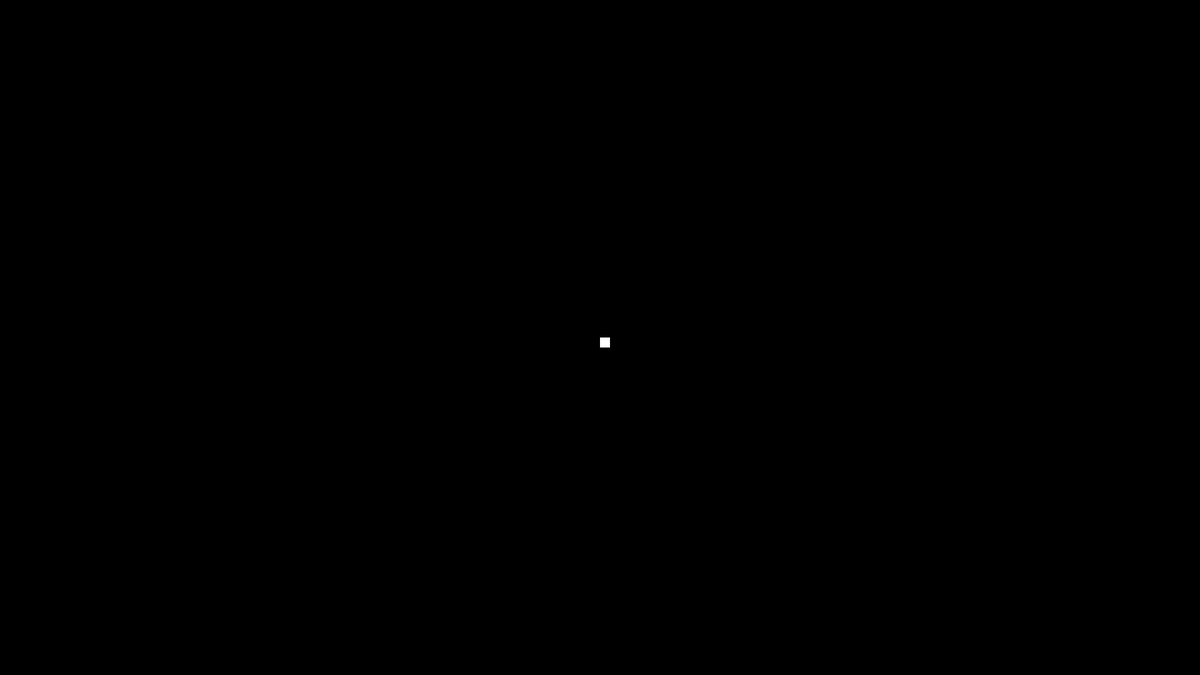
Frame 1 (no input)
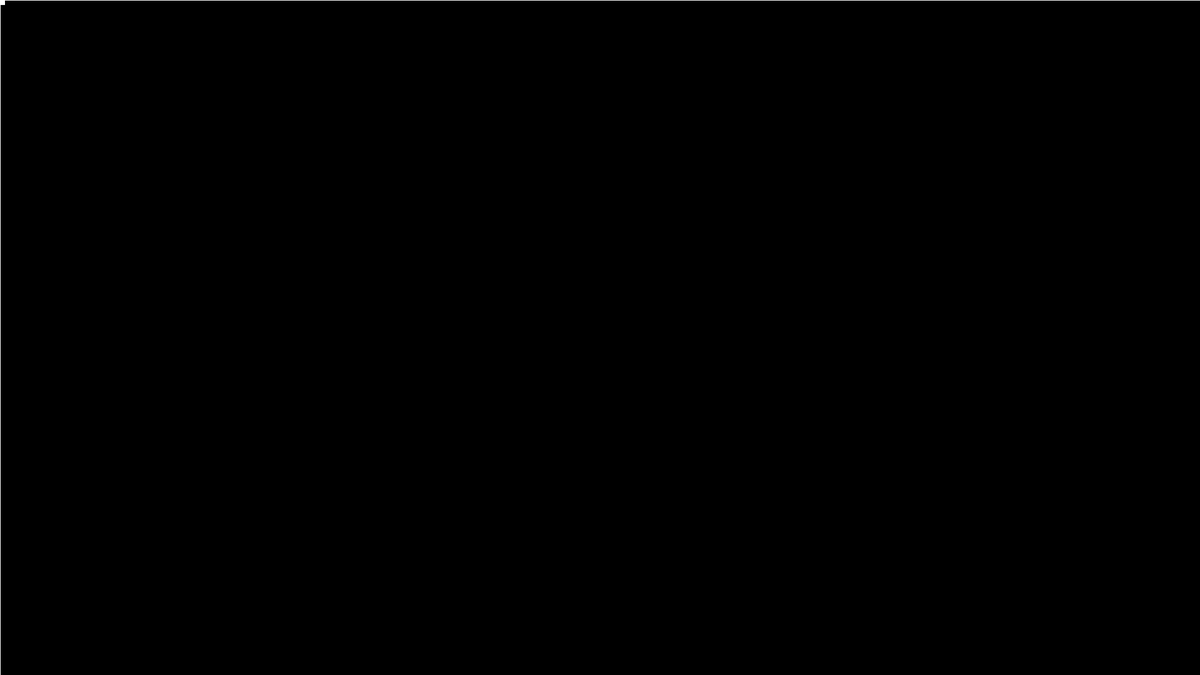
Frame 60 (the mouse pressed at the canvas centre just before this capture)
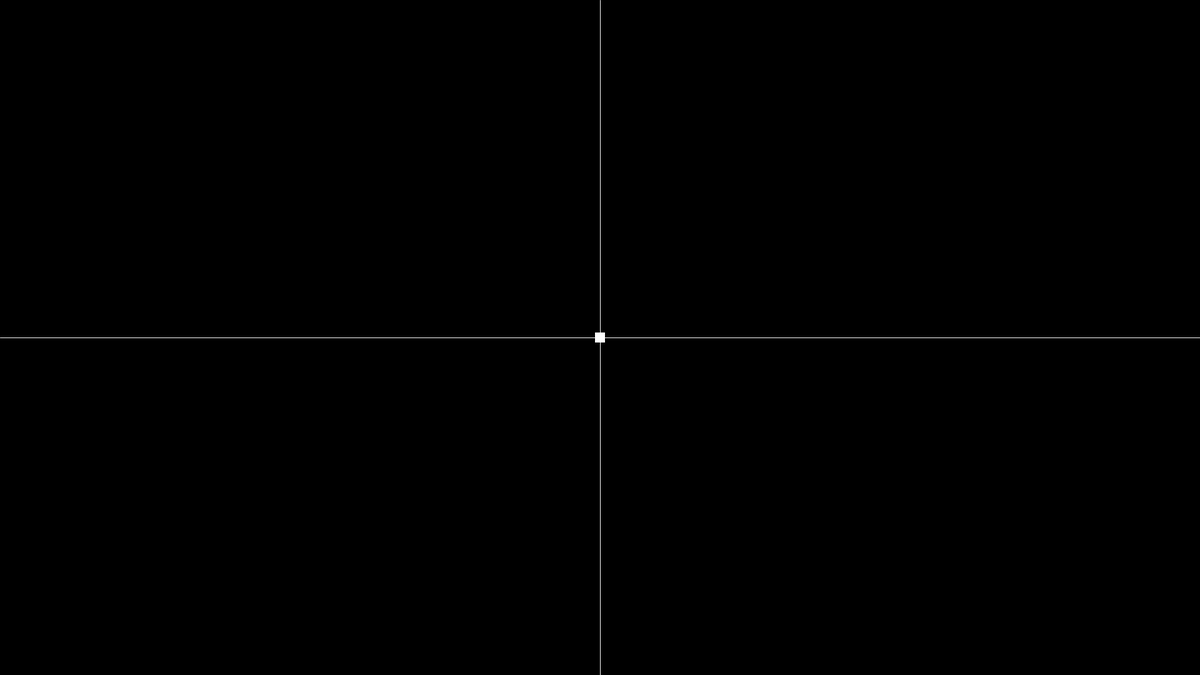
Frame 120 (the mouse held since frame 60 and released just before this capture)

The Processing sketch that drew these frames (run headless with seeded random() and noise(); from frame 60 on, the mouse is pressed at the canvas centre):

// Processing sketch: Line_PID_Idea
// ── Line_PID_Idea.pde
double xPos = 960;
double yPos = 540;
double xSpeed = 0;
double ySpeed = 0;

double kP = 0.2;
double kI = 0.0;
double kD = 0.01;

double integralY = 0;
double derivativeY = 0;

double integralX = 0;
double derivativeX = 0;

double errorY = 0;
double error_prevY = 0;

double errorX = 0;
double error_prevX = 0;

int framerate = 60;
void setup(){
  size(1920,1080);
  frameRate(framerate);
}
void draw(){
double xTarget = mouseX;
double yTarget = mouseY;
background(#000000);
line (0,mouseY,width,mouseY);
line (mouseX,0,mouseX,height);
stroke (#ffffff);
square((float)xPos, (float)yPos, 15);

//PID bit
double dt = 1.0/frameRate;


//Y axis
errorY = yTarget - yPos-7.5;
integralY += (errorY * dt);
derivativeY = (errorY- error_prevY)/(dt);

ySpeed += (errorY * kP) + (integralY * kI) + (derivativeY * kD)- (ySpeed * .1);

//Xx axis
errorX = xTarget - xPos-7.5;
integralX += (errorX * dt);
derivativeX = (errorX- error_prevX)/(dt);

xSpeed += (errorX * kP) + (integralX * kI) + (derivativeX * kD)- (xSpeed * .1);

xPos = xPos + xSpeed;
yPos = yPos + ySpeed;
error_prevY = errorY;
error_prevX = errorX;

}
